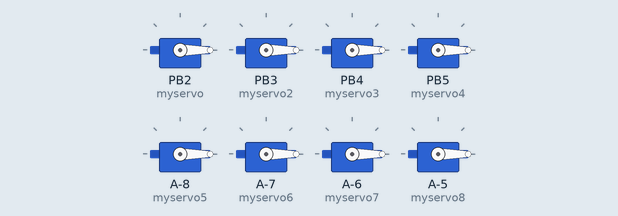
Bench run of a sketch on a simulated ATtiny85, built with avr-gcc and run on an emulated ATtiny85. On the bench: 8 × servo.

Above: at 0.05 s.
At 2.05 s:
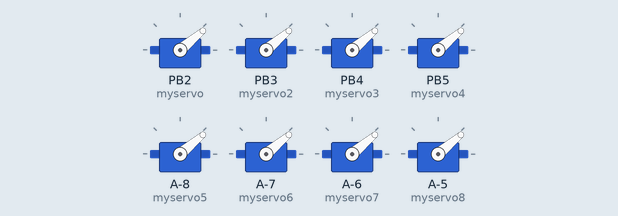
At 3.65 s:
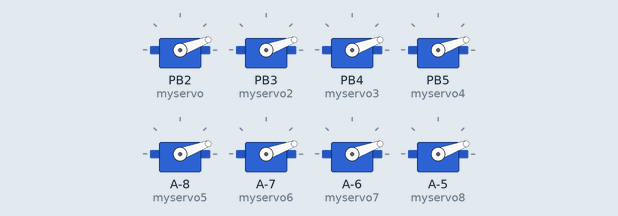
Timing chart, 0 to 6.1 s (numbered marks = the images above):
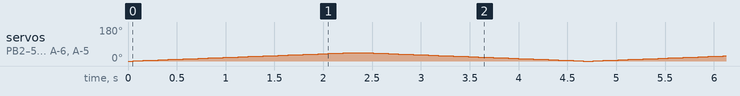

The sketch:

Nuevo_codigo2.ino
```cpp
#include <Servo.h>

Servo myservo;
Servo myservo2;
Servo myservo3;
Servo myservo4;
Servo myservo5;
Servo myservo6;
Servo myservo7;
Servo myservo8;


int pos = 45; // nos da la poscision del servo
int det = 45;
void setup() {
  myservo.attach(2);  // pines para la arduino
  myservo2.attach(3);
  myservo3.attach(4);
  myservo4.attach(5);
  myservo5.attach(6);
  myservo6.attach(7);
  myservo7.attach(8);
  myservo8.attach(9);
}

// codigo para agacharse y levantarse
void loop()  {
  for (pos = 0;pos <= 45; pos += 1) {
    myservo.write(pos);
     myservo2.write(pos);
     myservo3.write(pos);
     myservo4.write(pos);
     myservo5.write(pos);
     myservo6.write(pos);
     myservo7.write(pos);
     myservo8.write(pos);
    delay(50);                       // tiempo
  }
  for (pos = 45; pos >= 0; pos -= 1) { // bucles de movimiento de patas
    myservo.write(pos);
    myservo2.write(pos);
    myservo3.write(pos);
    myservo4.write(pos);
    myservo5.write(pos);
    myservo6.write(pos);
    myservo7.write(pos);
    myservo8.write(pos);
    delay(50);
  }
}

void Inmovil (){ // Mantiene en una sola posicion el robot sin que este se mueva.
     myservo.write(det);
     myservo2.write(det);
     myservo3.write(det);
     myservo4.write(det);
     myservo5.write(pos);
     myservo6.write(pos);
     myservo7.write(pos);
     myservo8.write(pos);
     //estado detendio
}
```

BitbloqSoftwareSerial.cpp
```cpp
#include "BitbloqSoftwareSerial.h"

String bqSoftwareSerial::readString(){
        String inString ="";
		char inChar;
		while(bqSoftwareSerial::available()>0){
			inChar =(char) bqSoftwareSerial::read();
			if (inChar=='='){
				inString="";
			}
			else if(inChar!='+'){
				inString+=inChar;
			}
	          delay(1);
		}

        return inString;
	}

  int bqSoftwareSerial::readInt(){
          String inString ="";
  		char inChar;
  		while(bqSoftwareSerial::available()>0){
  			inChar =(char) bqSoftwareSerial::read();
  			if (inChar=='='){
  				inString="";
  			}
  			else if(inChar!='+'){
  				inString+=inChar;
  			}
  	          delay(1);
  		}

          return inString.toInt();
  	}
```

BitbloqSoftwareSerial.h
```cpp
#ifndef bqSoftwareSerial_h
#define bqSoftwareSerial_h

#include "Arduino.h"
#include <SoftwareSerial.h>

class bqSoftwareSerial : public SoftwareSerial {
public:
	bqSoftwareSerial(uint8_t receivePin, uint8_t transmitPin, int baudRate = 9600, bool inverse_logic = false): SoftwareSerial(receivePin, transmitPin){
		pinMode(receivePin,INPUT);
		pinMode(transmitPin, OUTPUT);
		bqSoftwareSerial::begin(baudRate);
		bqSoftwareSerial::flush();
	}
	String readString();
	int readInt();

};

#endif //bqSoftwareSerial_h
```
